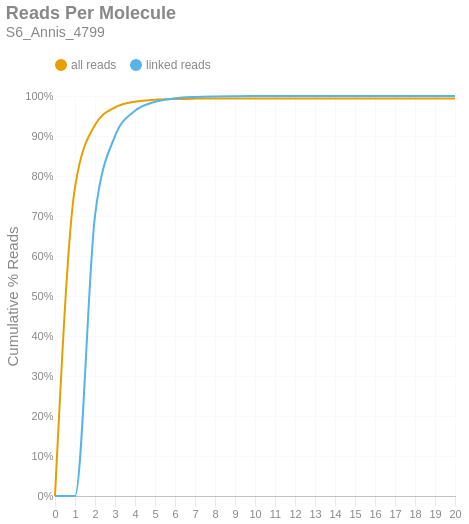

The notebook cell saved with this chart:
### Markdown cell above
### Reads per Molecule
This chart shows the cumulative distribution of the number of reads per linked molecule. That is, how many alignments are associated with a unique molecule. This excludes the number of reads associated with invalid or absent linked-read barcodes. The `linked` histogram is the percentages recalculated when disregarding singletons.

### Code cell
if SKIPLR:
    print_html(f"Skipped")
else:
    counts = np.bincount(valids['reads'].cast(pl.Int64).to_numpy())
    weighted = counts * np.arange(len(counts))
    all_perc = weighted / n_reads
    linked_perc = weighted / n_linked_reads
    linked_perc[1] = 0
    binned_df = pl.DataFrame({
        'readsper': list(range(len(counts))),
        'all reads (cumsum)': np.cumsum(all_perc).tolist(),
        'linked reads (cumsum)': np.cumsum(linked_perc).tolist(),
    })

    with SafeRender(binned_df):
        (
            density_plot(binned_df, 'Reads Per Molecule', samplename, 'readspmol')
            .encode(
                x=alt.X('readsper:O', title=None).axis(labelAngle=0).scale(padding=0),
                y=alt.Y('value:Q', title='Cumulative % Reads').axis(format='%').stack(False),
                color=alt.Color("key:N").scale(domain=["all reads", "linked reads"]),
                tooltip=[
                    alt.Tooltip("key:N", title="Data Type"),
                    alt.Tooltip("readsper:O", title="Reads Per Molecule"),
                    alt.Tooltip("value:Q", format=".2%", title="% Reads (Cum.)")
                ]            
            )
        ).display()

### Figure 1 — Vega-Lite specification as saved in the notebook (floating-point values rounded to 4 significant figures)
{"width": "container", "height": 400, "config": {"title": {"anchor": "start", "dy": -15, "fontSize": 18, "color": "#888888", "subtitleColor": "#888888", "subtitleFontSize": 14}, "arc": {"fill": "#0072B2"}, "axis": {"domainColor": "#888888", "domainWidth": 0.5, "gridWidth": 0.2, "grid": false, "titleFontWeight": 400, "titleFontSize": 15, "labelFontSize": 11, "labelColor": "#888888", "tickColor": "#888888", "tickWidth": 0.2, "titleColor": "#888888"}, "axisBand": {"grid": false}, "axisX": {"grid": true, "tickSize": 10, "domainCap": "round"}, "axisY": {"domain": false, "grid": true, "tickSize": 0, "domainCap": "round"}, "background": "transparent", "header": {"labelFontSize": 15, "labelColor": "#888888", "titleFontSize": 15, "titleFontWeight": 600, "titleColor": "#888888"}, "legend": {"labelFont": "sans-serif", "labelFontSize": 12, "labelColor": "#888888", "symbolSize": 100, "symbolType": "circle", "titleFontSize": 12, "titlePadding": 10, "titleColor": "#888888", "title": null, "orient": "top"}, "range": {"category": ["#E69F00", "#56B4E9", "#009E73", "#F0E442", "#0072B2", "#D55E00", "#CC79A7", "#000000"], "diverging": ["#cfe8f3", "#a2d4ec", "#73bfe2", "#46abdb", "#1696d2", "#12719e"]}, "area": {"fill": "#0072B2", "fillOpacity": 0.7, "line": true, "strokeOpacity": 0.7}, "line": {"color": "#0072B2", "stroke": "#0072B2", "strokeWidth": 2}, "trail": {"color": "#0072B2", "stroke": "#0072B2", "strokeWidth": 0, "size": 1}, "point": {"filled": true, "fillOpacity": 1.0, "size": 95}, "text": {"color": "#888888", "fontSize": 11, "align": "right", "fontWeight": 400, "size": 11}, "bar": {"fill": "#0072B2", "stroke": null}, "view": {"stroke": null, "continuousWidth": 660, "continuousHeight": 400}}, "data": {"name": "data-37a2394e932e44a645661bf42308d520"}, "mark": {"type": "line", "interpolate": "monotone", "point": {"opacity": 0, "size": 275}}, "encoding": {"color": {"field": "key", "scale": {"domain": ["all reads", "linked reads"]}, "type": "nominal"}, "tooltip": [{"field": "key", "title": "Data Type", "type": "nominal"}, {"field": "readsper", "title": "Reads Per Molecule", "type": "ordinal"}, {"field": "value", "format": ".2%", "title": "% Reads (Cum.)", "type": "quantitative"}], "x": {"axis": {"labelAngle": 0}, "field": "readsper", "scale": {"padding": 0}, "title": null, "type": "ordinal"}, "y": {"axis": {"format": "%"}, "field": "value", "stack": false, "title": "Cumulative % Reads", "type": "quantitative"}}, "params": [{"name": "param_c36ac31b6afebe62", "select": {"type": "point", "fields": ["key"]}, "bind": "legend"}], "title": {"text": "Reads Per Molecule", "subtitle": "S6_Annis_4799"}, "transform": [{"fold": ["all reads (cumsum)", "linked reads (cumsum)"]}, {"calculate": "replace(datum.key, ' (cumsum)', '')", "as": "key"}, {"filter": {"param": "param_c36ac31b6afebe62"}}], "usermeta": {"embedOptions": {"downloadFileName": "S6_Annis_4799.readspmol"}}, "$schema": "https://vega.github.io/schema/vega-lite/v6.1.0.json", "datasets": {"data-37a2394e932e44a645661bf42308d520": [{"readsper": 0, "all reads (cumsum)": 0.0, "linked reads (cumsum)": 0.0}, {"readsper": 1, "all reads (cumsum)": 0.7716, "linked reads (cumsum)": 0.0}, {"readsper": 2, "all reads (cumsum)": 0.9274, "linked reads (cumsum)": 0.7005}, {"readsper": 3, "all reads (cumsum)": 0.9716, "linked reads (cumsum)": 0.8995}, {"readsper": 4, "all reads (cumsum)": 0.9858, "linked reads (cumsum)": 0.9632}, {"readsper": 5, "all reads (cumsum)": 0.9908, "linked reads (cumsum)": 0.9856}, {"readsper": 6, "all reads (cumsum)": 0.9927, "linked reads (cumsum)": 0.9941}, {"readsper": 7, "all reads (cumsum)": 0.9934, "linked reads (cumsum)": 0.9975}, {"readsper": 8, "all reads (cumsum)": 0.9938, "linked reads (cumsum)": 0.9989}, {"readsper": 9, "all reads (cumsum)": 0.9939, "linked reads (cumsum)": 0.9995}, {"readsper": 10, "all reads (cumsum)": 0.9939, "linked reads (cumsum)": 0.9997}, {"readsper": 11, "all reads (cumsum)": 0.994, "linked reads (cumsum)": 0.9999}, {"readsper": 12, "all reads (cumsum)": 0.994, "linked reads (cumsum)": 1.0}, {"readsper": 13, "all reads (cumsum)": 0.994, "linked reads (cumsum)": 1.0}, {"readsper": 14, "all reads (cumsum)": 0.994, "linked reads (cumsum)": 1.0}, {"readsper": 15, "all reads (cumsum)": 0.994, "linked reads (cumsum)": 1.0}, {"readsper": 16, "all reads (cumsum)": 0.994, "linked reads (cumsum)": 1.0}, {"readsper": 17, "all reads (cumsum)": 0.994, "linked reads (cumsum)": 1.0}, {"readsper": 18, "all reads (cumsum)": 0.994, "linked reads (cumsum)": 1.0}, {"readsper": 19, "all reads (cumsum)": 0.994, "linked reads (cumsum)": 1.0}, {"readsper": 20, "all reads (cumsum)": 0.994, "linked reads (cumsum)": 1.0}]}}
